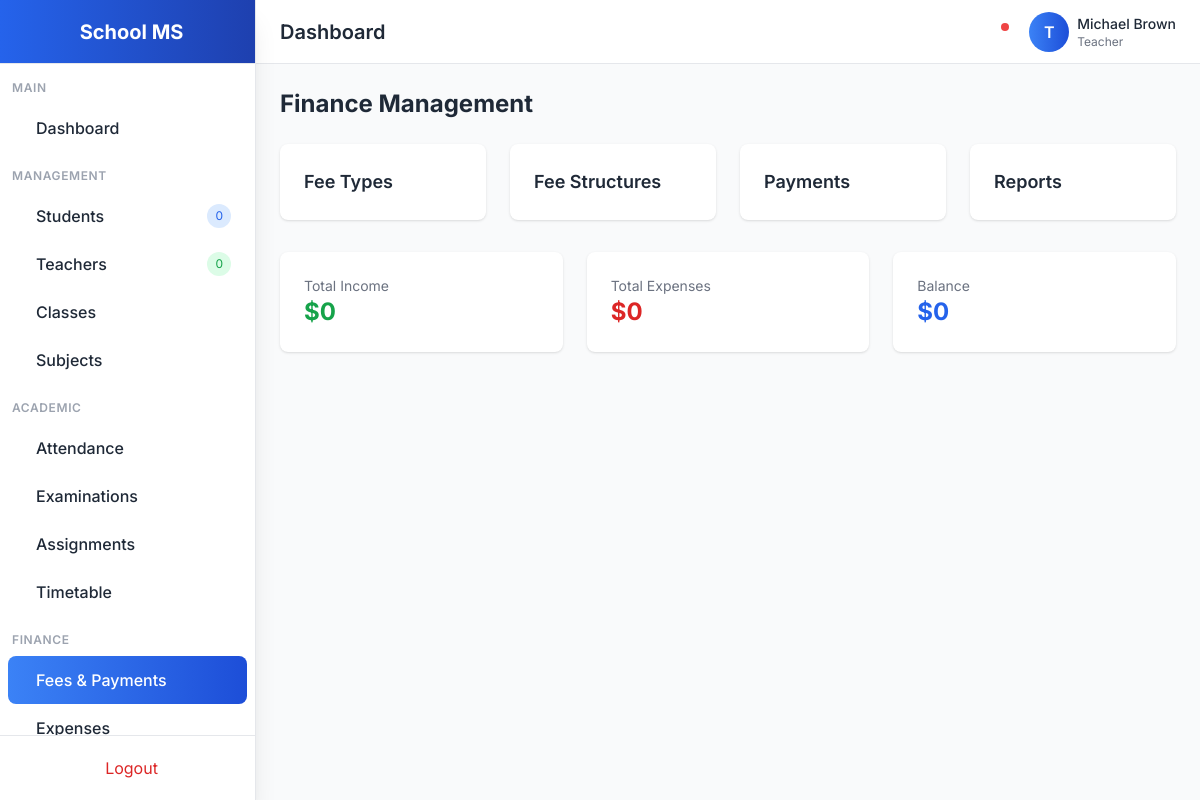
Page /finance/ (signed in) on the committed database.
### accounts/models.py (models this page shows, shortened)
class User(AbstractUser):
    ROLE_CHOICES = [
        ('admin', 'Admin'),
        ('teacher', 'Teacher'),
        ('student', 'Student'),
        ('parent', 'Parent'),
    ]
    GENDER_CHOICES = [
        ('male', 'Male'),
        ('female', 'Female'),
        ('other', 'Other'),
    ]
    role = models.CharField(max_length=20, choices=ROLE_CHOICES, default='student')
    gender = models.CharField(max_length=10, choices=GENDER_CHOICES, blank=True)
    phone = models.CharField(max_length=20, blank=True)
    address = models.TextField(blank=True)
    photo = models.ImageField(upload_to='profiles/', blank=True, null=True)
    date_of_birth = models.DateField(null=True, blank=True)
    created_at = models.DateTimeField(auto_now_add=True)
    updated_at = models.DateTimeField(auto_now=True)
    class Meta:
        ordering = ['-created_at']

### finance/views.py (the view)
# urls.py: path('', views.finance_dashboard, name='finance-dashboard'),
@login_required
def finance_dashboard(request):
    return render(request, 'finance/dashboard.html')

### templates/finance/dashboard.html (shortened to what this page needs)
{% extends 'base.html' %}
{% block content %}
<h1 class="text-2xl font-bold mb-6">Finance Management</h1>
<div class="grid grid-cols-1 md:grid-cols-4 gap-6 mb-8">
    <a href="{% url 'fee-type-list' %}" class="bg-white dark:bg-gray-800 p-6 rounded-lg shadow hover:shadow-lg transition">
        <h3 class="text-lg font-semibold">Fee Types</h3>
    </a>
    <a href="{% url 'fee-structure-list' %}" class="bg-white dark:bg-gray-800 p-6 rounded-lg shadow hover:shadow-lg transition">
        <h3 class="text-lg font-semibold">Fee Structures</h3>
    </a>
    <a href="{% url 'fee-payment-list' %}" class="bg-white dark:bg-gray-800 p-6 rounded-lg shadow hover:shadow-lg transition">
        <h3 class="text-lg font-semibold">Payments</h3>
    </a>
    <a href="{% url 'finance-report' %}" class="bg-white dark:bg-gray-800 p-6 rounded-lg shadow hover:shadow-lg transition">
        <h3 class="text-lg font-semibold">Reports</h3>
    </a>
</div>
<div class="grid grid-cols-1 md:grid-cols-3 gap-6">
    <div class="bg-white dark:bg-gray-800 p-6 rounded-lg shadow">
        <h3 class="text-gray-500 text-sm">Total Income</h3>
        <p class="text-2xl font-bold text-green-600">${{ total_income|default:0 }}</p>
    </div>
    <div class="bg-white dark:bg-gray-800 p-6 rounded-lg shadow">
        <h3 class="text-gray-500 text-sm">Total Expenses</h3>
        <p class="text-2xl font-bold text-red-600">${{ total_expenses|default:0 }}</p>
    </div>
    <div class="bg-white dark:bg-gray-800 p-6 rounded-lg shadow">
        <h3 class="text-gray-500 text-sm">Balance</h3>
        <p class="text-2xl font-bold text-blue-600">${{ balance|default:0 }}</p>
    </div>
</div>
{% endblock %}

### templates/base.html (shortened to what this page needs)
<!DOCTYPE html>
<html lang="en" class="light">
<head>
    <script src="https://cdn.tailwindcss.com"></script>
    <link href="https://cdn.jsdelivr.net/npm/remixicon@3.5.0/fonts/remixicon.css" rel="stylesheet">
</head>
<body class="bg-gray-50 dark:bg-gray-900 text-gray-800 dark:text-gray-100 transition-colors duration-300">
    {% if user.is_authenticated %}
    <div class="flex h-screen overflow-hidden">
        <aside class="w-64 bg-white dark:bg-gray-800 border-r dark:border-gray-700 flex flex-col shadow-xl z-20">
            <div class="h-16 flex items-center justify-center border-b dark:border-gray-700 bg-gradient-to-r from-primary-600 to-primary-800">
                <span class="text-xl font-bold text-white">School MS</span>
            </div>
            <nav class="flex-1 overflow-y-auto py-4">
                <div class="px-3 mb-2">
                    <p class="text-xs font-semibold text-gray-400 uppercase tracking-wider">Main</p>
                </div>
                <a href="{% url 'dashboard' %}" class="sidebar-item flex items-center px-4 py-3 mx-2 rounded-lg {% if request.path == '/' or request.path == '/dashboard/' %}active{% else %}hover:bg-gray-100 dark:hover:bg-gray-700{% endif %}">
                    <span class="font-medium">Dashboard</span>
                </a>
                <div class="px-3 mt-4 mb-2">
                    <p class="text-xs font-semibold text-gray-400 uppercase tracking-wider">Management</p>
                </div>
                <a href="{% url 'student-list' %}" class="sidebar-item flex items-center px-4 py-3 mx-2 rounded-lg {% if 'student' in request.path %}active{% else %}hover:bg-gray-100 dark:hover:bg-gray-700{% endif %}">
                    <span class="font-medium">Students</span>
                    <span class="ml-auto bg-primary-100 dark:bg-primary-900 text-primary-600 dark:text-primary-300 text-xs px-2 py-1 rounded-full">{{ students_count|default:0 }}</span>
                </a>
                <a href="{% url 'teacher-list' %}" class="sidebar-item flex items-center px-4 py-3 mx-2 rounded-lg {% if 'teacher' in request.path %}active{% else %}hover:bg-gray-100 dark:hover:bg-gray-700{% endif %}">
                    <span class="font-medium">Teachers</span>
                    <span class="ml-auto bg-green-100 dark:bg-green-900 text-green-600 dark:text-green-300 text-xs px-2 py-1 rounded-full">{{ teachers_count|default:0 }}</span>
                </a>
                <a href="{% url 'class-section-list' %}" class="sidebar-item flex items-center px-4 py-3 mx-2 rounded-lg {% if 'class' in request.path %}active{% else %}hover:bg-gray-100 dark:hover:bg-gray-700{% endif %}">
                    <span class="font-medium">Classes</span>
                </a>
                <a href="{% url 'subject-list' %}" class="sidebar-item flex items-center px-4 py-3 mx-2 rounded-lg {% if 'subject' in request.path %}active{% else %}hover:bg-gray-100 dark:hover:bg-gray-700{% endif %}">
                    <span class="font-medium">Subjects</span>
                </a>
                <div class="px-3 mt-4 mb-2">
                    <p class="text-xs font-semibold text-gray-400 uppercase tracking-wider">Academic</p>
                </div>
                <a href="{% url 'attendance-list' %}" class="sidebar-item flex items-center px-4 py-3 mx-2 rounded-lg {% if 'attendance' in request.path %}active{% else %}hover:bg-gray-100 dark:hover:bg-gray-700{% endif %}">
                    <span class="font-medium">Attendance</span>
                </a>
                <a href="{% url 'exam-schedule-list' %}" class="sidebar-item flex items-center px-4 py-3 mx-2 rounded-lg {% if 'exam' in request.path or 'grade' in request.path %}active{% else %}hover:bg-gray-100 dark:hover:bg-gray-700{% endif %}">
                    <span class="font-medium">Examinations</span>
                </a>
                <a href="{% url 'assignment-list' %}" class="sidebar-item flex items-center px-4 py-3 mx-2 rounded-lg {% if 'assignment' in request.path %}active{% else %}hover:bg-gray-100 dark:hover:bg-gray-700{% endif %}">
                    <span class="font-medium">Assignments</span>
                </a>
                <a href="{% url 'timetable-list' %}" class="sidebar-item flex items-center px-4 py-3 mx-2 rounded-lg {% if 'timetable' in request.path %}active{% else %}hover:bg-gray-100 dark:hover:bg-gray-700{% endif %}">
                    <span class="font-medium">Timetable</span>
                </a>
                <div class="px-3 mt-4 mb-2">
                    <p class="text-xs font-semibold text-gray-400 uppercase tracking-wider">Finance</p>
                </div>
                <a href="{% url 'fee-payment-list' %}" class="sidebar-item flex items-center px-4 py-3 mx-2 rounded-lg {% if 'fee' in request.path or 'finance' in request.path %}active{% else %}hover:bg-gray-100 dark:hover:bg-gray-700{% endif %}">
                    <span class="font-medium">Fees & Payments</span>
                </a>
                <a href="{% url 'expense-list' %}" class="sidebar-item flex items-center px-4 py-3 mx-2 rounded-lg {% if 'expense' in request.path %}active{% else %}hover:bg-gray-100 dark:hover:bg-gray-700{% endif %}">
                    <span class="font-medium">Expenses</span>
                </a>
            </nav>
            <div class="p-3 border-t dark:border-gray-700">
                <a href="{% url 'logout' %}" class="flex items-center justify-center px-4 py-2 text-red-600 hover:bg-red-50 dark:hover:bg-red-900/20 rounded-lg transition">
                    <span>Logout</span>
                </a>
            </div>
        </aside>
        <div class="flex-1 flex flex-col overflow-hidden">
            <header class="h-16 bg-white dark:bg-gray-800 border-b dark:border-gray-700 flex items-center justify-between px-6 shadow-sm">
                <div class="flex items-center">
                    <h1 class="text-xl font-semibold">{% block page_title %}Dashboard{% endblock %}</h1>
                </div>
                <div class="flex items-center space-x-4">
                    <button onclick="toggleTheme()" class="p-2 rounded-lg hover:bg-gray-100 dark:hover:bg-gray-700 transition">
                    </button>
                    <div class="relative">
                        <button class="p-2 rounded-lg hover:bg-gray-100 dark:hover:bg-gray-700 transition">
                            <span class="absolute top-1 right-1 w-2 h-2 bg-red-500 rounded-full"></span>
                        </button>
                    </div>
                    <div class="flex items-center space-x-2">
                        <div class="w-10 h-10 rounded-full bg-gradient-to-r from-primary-500 to-primary-700 flex items-center justify-center text-white font-semibold">
                            {{ user.username|make_list|first|upper }}
                        </div>
                        <div class="hidden md:block">
                            <p class="text-sm font-medium">{{ user.get_full_name|default:user.username }}</p>
                            <p class="text-xs text-gray-500">{{ user.get_role_display }}</p>
                        </div>
                    </div>
                </div>
            </header>
            <main class="flex-1 overflow-y-auto p-6 bg-gray-50 dark:bg-gray-900">
                {% block content %}{% endblock %}
            </main>
        </div>
    </div>
    {% else %}
    <main class="min-h-screen flex items-center justify-center bg-gradient-to-br from-primary-600 via-primary-700 to-primary-900">
        {% block auth_content %}{% endblock %}
    </main>
    {% endif %}
</body>
</html>

### templates/base.html (style rules this page uses)
body { font-family: 'Inter', sans-serif; }
.sidebar-item.active { background: linear-gradient(90deg, #3b82f6 0%, #1d4ed8 100%); color: white; }

### rows in the picture
User: username|make_list "T", get_full_name "Michael Brown", role "Teacher"

### other values in the picture
{{ students_count|default:0 }} "0"
{{ teachers_count|default:0 }} "0"
{{ total_income|default:0 }} "0"
{{ total_expenses|default:0 }} "0"
{{ balance|default:0 }} "0"
